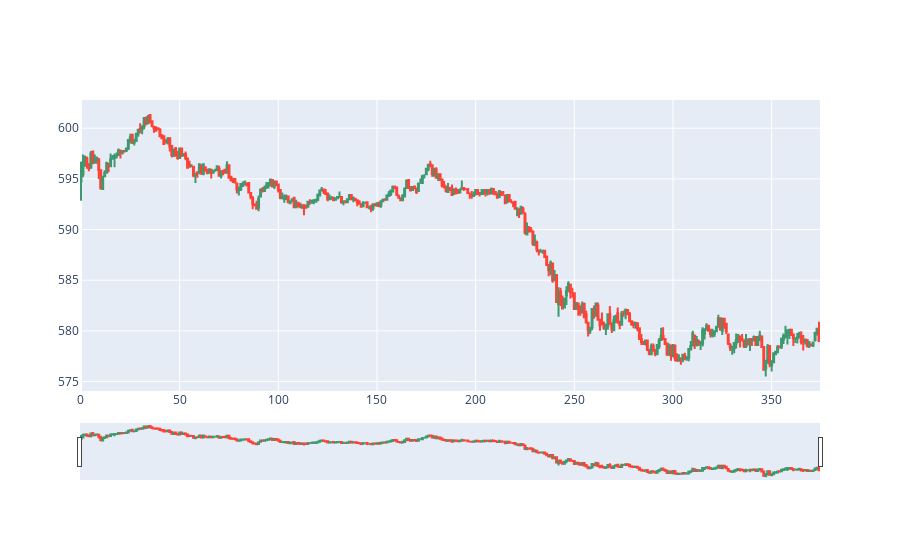

Notebook cell for this chart:
### Code cell
graph(ICICIBANK,"ICICIBANK")

### Figure 1 — Plotly figure (JSON) as saved in the notebook; plotly's stock layout.template omitted (floating-point values rounded to 4 significant figures; data arrays with more than 128 entries replaced by an {"elided": "..."} marker saying what was removed)
{"data": [{"close": {"elided": "375 float values"}, "high": {"elided": "375 float values"}, "low": {"elided": "375 float values"}, "open": {"elided": "375 float values"}, "type": "candlestick", "x": {"elided": "375 int values"}}, {"marker": {"color": [], "size": 20, "symbol": []}, "mode": "markers", "name": "markers", "type": "scatter", "x": [], "y": []}], "layout": {}}
